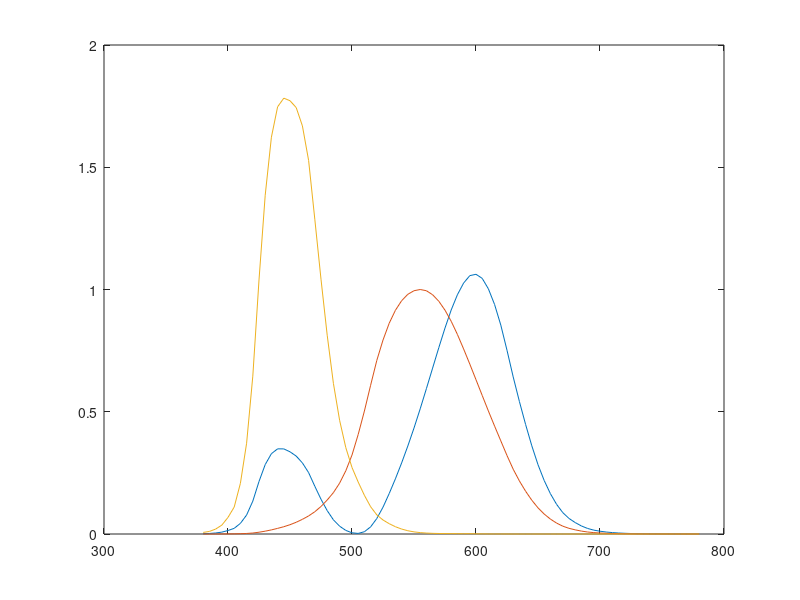

Here is the MATLAB script that generated this plot: (Note: this script raises an error after producing the figure.)
load spectra.mat
plot(wavelength,xyz);


%% 1.1
load spectra.mat
reflectance = ones(size(CIED65));

[X,Y,Z] = spectra2xyz(reflectance, CIED65);


%% 1.2
plot(wavelength,R1);
hold on
plot(wavelength,R2);
hold off

[R1x, R1y, R1z] = spectra2xyz(R1, CIED65);
[R2x, R2y, R2z] = spectra2xyz(R2, CIED65);


%% 1.3
[R13x, R13y, R13z] = spectra2xyz(R1, f11)
[R23x, R23y, R23z] = spectra2xyz(R2, f11)


%% 1.5

[r1,g1,b1] = myxyz2rgb(R1x, R1y, R1z);
[r2,g2,b2] = myxyz2rgb(R2x, R2y, R2z);
[r3,g3,b3] = myxyz2rgb(R13x, R13y, R13z);
[r4,g4,b4] = myxyz2rgb(R23x, R23y, R23z);

map =[r1 g1 b1;r2 g2 b2;r3 g3 b3;r4 g4 b4];
map = min(1,max(0,map));
image([1 2; 3 4]);
colormap(map)


%% 2.1

%dot-off-dot
cyan_off = 0.5.*[25.84, 42.52, 80.88];
magenta_off = 0.5.*[37.36, 18.44, 27.52];
dot_off = cyan_off+magenta_off;


%dot-on-dot
bla_on = 0.5.*[7.4, 5.74, 40.36];
papper_on = 0.5.*[80.43, 84, 96.5];
dot_on = papper_on+bla_on



%% 2.2

[roff,boff, goff] = myxyz2rgb(31.6,30.48,54.2);
map=[roff boff goff];
map = min(1,max(0,map));
image(1);
colormap(map)

[ron,bon, gon] = myxyz2rgb(43.915,44.87,68.43);
map=[ron bon gon];
map = min(1,max(0,map));
image(1);
colormap(map)


%% 3.1
[C, M, Y, K] = tiffread('halftone');
[R, G, B] = cmyk2rgb(C, M, Y, K);
imshowrgb(R,G,B);

% Test 1
C1 = C(129:384,129:384);
M1 = M(129:384,129:384);
Y1 = Y(129:384,129:384);
K1 = K(129:384,129:384);

sum1 = Demichel_test(C1,M1,Y1,K1);

C2 = C(139:394,129:384);


sum2 = Demichel_test(C2,M1,Y1,K1);


%% 4.1

[R,G,B] = tiffread('Butterfly');
%imshowrgb(R,G,B);

[C, M,Y,K] = rgb2cmyk(R,G,B);
figure(1);
imshow(C);

figure(2);
imshow(M);

figure(3);
imshow(Y);

figure(4);
imshow(K);



%% 4.2

[L,a,b] = myrgb2lab(R,G,B);
[R2,G2,B2] = mylab2rgb(L+20,a,b);
imshowrgb(R2,G2,B2);
figure
[R3,G3,B3] = mylab2rgb(L-20,a,b);
imshowrgb(R3,G3,B3);


%% 4.3
[L,a,b] = myrgb2lab(R,G,B);
[R4,G4,B4] = mylab2rgb(L,-a,b);
imshowrgb(R4,G4,B4);

figure
[L,a,b] = myrgb2lab(R,G,B);
[R5,G5,B5] = mylab2rgb(L,0,b);
imshowrgb(R5,G5,B5);



%% 4.4
[L,a,b] = myrgb2lab(R,G,B);
[R6,G6,B6] = mylab2rgb(L,0.5*a,0.5*b);
imshowrgb(R6,G6,B6);

figure
[R7,G7,B7] = mylab2rgb(L,3*a,3*b);
imshowrgb(R7,G7,B7);


%% 5.1
[X_CIED65, Y_CIED65, Z_CIED65] = spectra2xyz(reflectance,CIED65);
[X_Tungsten60W, Y_Tungsten60W, Z_Tungsten60W] = spectra2xyz(reflectance,Tungsten60W);
[X_plank90K, Y_plank90K, Z_plank90K] = spectra2xyz(reflectance,plank90K);

[RCI, GCI, BCI] = myxyz2rgb(X_CIED65, Y_CIED65, Z_CIED65);
[Rtung, Gtung,Btung] = myxyz2rgb(X_Tungsten60W, Y_Tungsten60W, Z_Tungsten60W);
[Rplank, Gplank,Bplank] = myxyz2rgb(X_plank90K, Y_plank90K, Z_plank90K);
showRGB([RCI, GCI, BCI; Rtung, Gtung, Btung; Rplank, Gplank, Bplank]);


%% 5.2 
showRGB_20


%% 5.3
plot_deltaE


%% 5.4 och 5.5
plot_XYZ



%% 5.6 och 5.7
plot_Lab

































